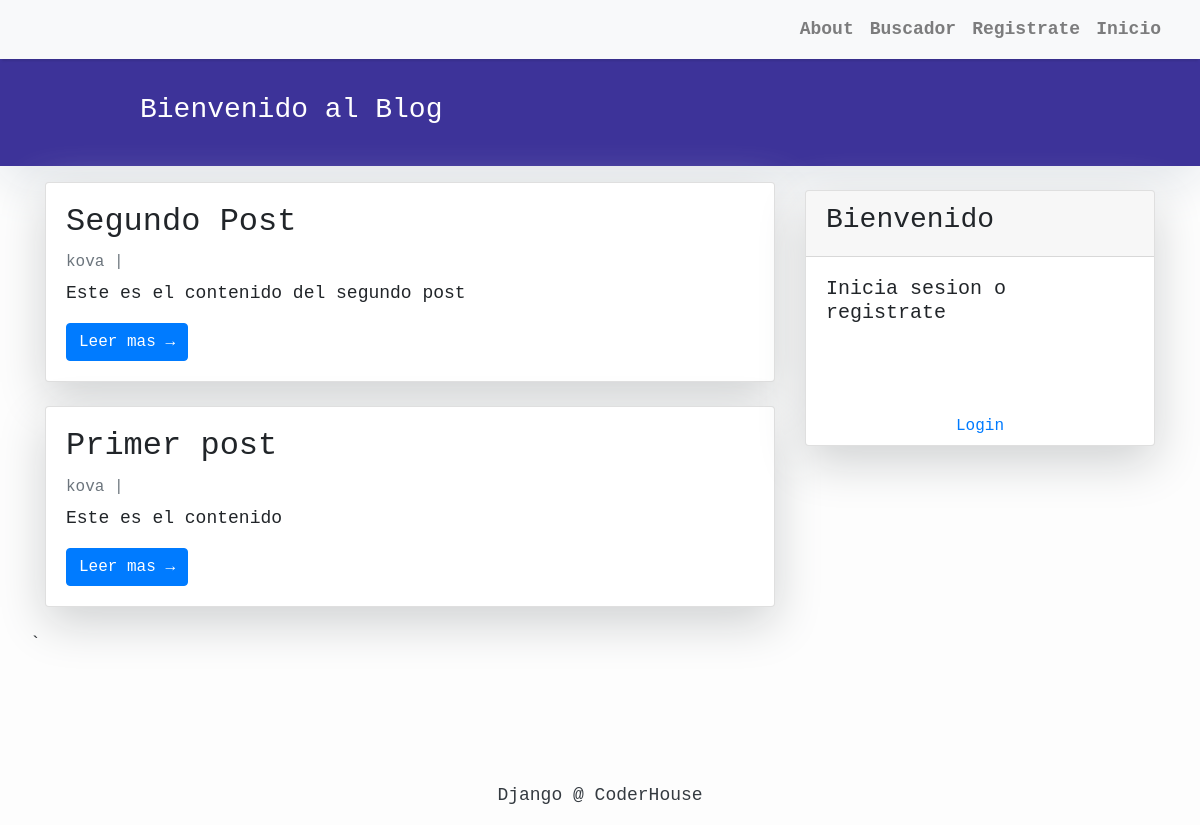
The app's page /, older data.
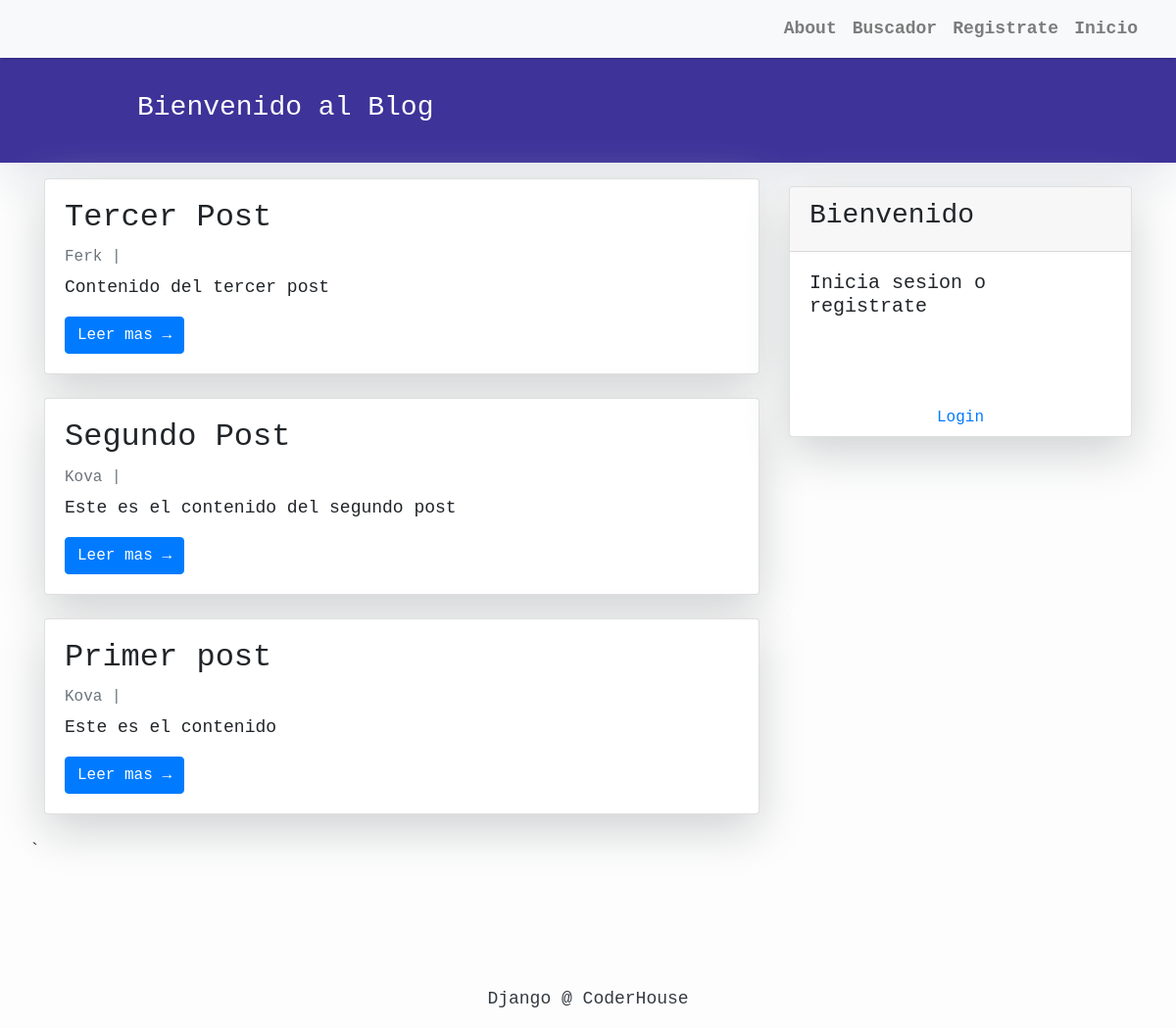
The same page, newer data.
### blog/models.py (models this page shows, shortened)
class Post(models.Model):
    ESTADO = (
    (0,'Borrador'),
    (1,'Publicado'),
    )
    title = models.CharField(verbose_name='Titulo', max_length=300, unique=True)
    author = models.ForeignKey(User, verbose_name='Autor', on_delete=models.CASCADE, related_name='blog_posts')
    content = models.TextField(verbose_name='Contenido')
    published = models.DateTimeField(verbose_name="Fecha de publicación", default=now)
    slug = models.SlugField(verbose_name='Link' ,max_length=300, unique=True)
    status = models.IntegerField(verbose_name='Estado', choices=ESTADO, default=0)
    created_at = models.DateTimeField(auto_now_add=True)
    updated_at = models.DateTimeField(auto_now=True)
    class Meta:
        ordering = ['-created_at']

### blog/views.py (the view)
# urls.py: path('', views.PostList.as_view(), name='home'),
class PostList(ListView):
    queryset = Post.objects.filter(status=1).order_by('-created_at')
    template_name = 'index.html'

### blog/templates/index.html (shortened to what this page needs)
{% extends 'base.html' %}
{% block content %}
<header class="masthead">
    <div class="container">
        <div class="row">
            <div class=" col-md-8 col-md-10 mx-auto">
                <div class="site-heading">
                    <h3 class=" site-heading my-4 mt-3 text-white">Bienvenido al Blog</h3>
                </div>
            </div>
        </div>
    </div>
</header>
<div class="container">
    <div class="row">
        <div class="col-md-8 mt-3 left">
            {% for post in post_list %}
            <div class="card mb-4">
                <div class="card-body">
                    <h2 class="card-title">{{ post.title }}</h2>
                    <p class="card-text text-muted h6">{{ post.author }} | {{ post.created_on}} </p>
                    <p class="card-text">{{post.content|slice:":200" }}</p>
                    <a href="{% url 'post_detail' post.slug  %}" class="btn btn-primary">Leer mas &rarr;</a>
                </div>
            </div>
            {% endfor %}
        </div>
             {% block sidebar %} {% include 'sidebar.html' %} {% endblock sidebar %}
`    </div>
</div>
{% endblock content %}

### blog/templates/base.html (shortened to what this page needs)
<!DOCTYPE html>
<html>
    <head>
        <link rel="stylesheet" href="https://maxcdn.bootstrapcdn.com/bootstrap/4.0.0/css/bootstrap.min.css"
 />
        <link rel="stylesheet" href="https://cdnjs.cloudflare.com/ajax/libs/font-awesome/4.7.0/css/font-awesome.min.css">
    </head>
    <body>
        <nav class="navbar navbar-expand-lg navbar-light bg-light shadow" id="mainNav">
            <div class="container-fluid">
                <div class="collapse navbar-collapse" id="navbarResponsive">
                    <ul class="navbar-nav ml-auto">
                        <li class="nav-item text-black">
                            <a class="nav-link text-black font-weight-bold" href="{% url 'about' %}">About</a>
                        </li>
                        <li class="nav-item text-black">
                            <a class="nav-link text-black font-weight-bold" href="{% url 'buscador' %}">Buscador</a>
                        </li>
                        {% if not request.user.is_authenticated %}
                        <li class="nav-item text-black">
                            <a class="nav-link text-black font-weight-bold" href="{% url 'register' %}">Registrate</a>
                        {% endif %}
                        </li>
                        <li class="nav-item text-black">
                            <a class="nav-link text-black font-weight-bold" href="{% url 'home' %}">Inicio</a>
                        </li>
                    </ul>
                </div>
            </div>
        </nav>
        {% block content %} {% endblock content %}
        <br>
        <br>
        <br>
        <br>
        <footer class="py-3 bg-grey">
            <p class="m-0 text-dark text-center">Django @ CoderHouse</p>
        </footer>
    </body>
</html>

### blog/templates/sidebar.html (shortened to what this page needs)
{% block sidebar %}
<div class="col-md-4 float-right ">
<div class="card my-4">
    <div class="card-header">
        {% if not request.user.is_authenticated %}
        <h3 class="text-muted small mb-4 mb-lg-0"><h3>Bienvenido</h3>
        {% endif %}
    </div>
    <div class="card-body">
        {% if not request.user.is_authenticated %}
        <h5> Inicia sesion o registrate </h5>
        {% endif %}
    </div>
<br>
<br>
    <div class="btn">
        {% if not request.user.is_authenticated %}
        <a href="{% url 'login' %}">Login</a>
        {% endif %}
     </div>
</div>
</div>
{% endblock sidebar %}

### blog/templates/base.html (style rules this page uses)
.shadow { box-shadow: 0 4px 2px -2px rgba(0, 0, 0, 0.1); }
.masthead { background: #3d3399; height: auto; padding-bottom: 15px; box-shadow: 0 16px 48px #E3E7EB; padding-top: 10px; }

### blog/templates/index.html (style rules this page uses)
body { font-family: "Lucida Console", monospace; font-size: 18px; background-color: #fdfdfd; }
.card { box-shadow: 0 16px 48px #E3E7EB; }

### blog/templates/sidebar.html (style rules this page uses)
.card { box-shadow: 0 16px 48px #cfd1d2; }

Row changes from the older to the newer data that the page shows:
added Post: title "Tercer Post", author "Ferk", content "Contenido del tercer post"
changed through a linked row, Post "Segundo Post": author "kova" → "Kova"
changed through a linked row, Post "Primer post": author "kova" → "Kova"
